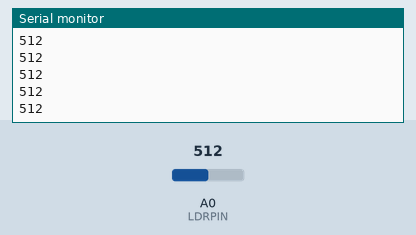
This sketch was run on a simulated Arduino Uno, built with avr-gcc and run on an emulated ATmega328P. Shown: the last lines printed to the serial monitor. Inputs (shaded band) come from the test bench; at power-on: A0 (LDRPIN) = 512.

Above: at 1.2 s.
1.3 s: A0 (LDRPIN) set to 716
At 1.68 s:
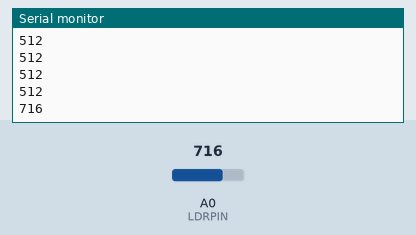
2.8 s: A0 (LDRPIN) set to 900
At 2.93 s:
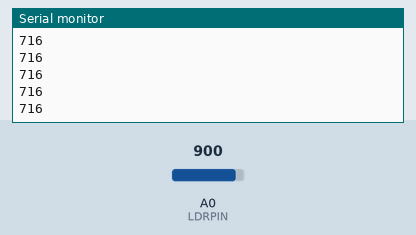
Timing chart, 0 to 5.8 s (numbered marks = the images above; inputs shaded):
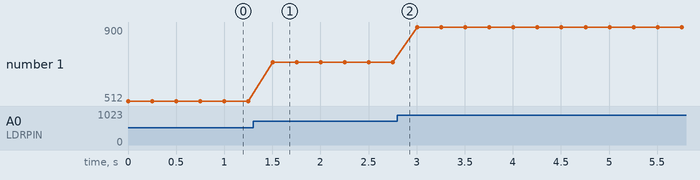

Measured:
- after the input at 1.3 s, the serial monitor: prints a new line after 0.20 s (image 1)
- plotted number 1: 512 → 716 after the input at 1.3 s, 716 → 900 after the input at 2.8 s

The sketch:

_01-Reading-LDR.ino
```cpp
#define LDRPIN    A0

void setup() {
  Serial.begin(9600);
  pinMode(LDRPIN, INPUT);
}

void loop() {
  Serial.println(analogRead(LDRPIN));
  delay(250);
}
```
